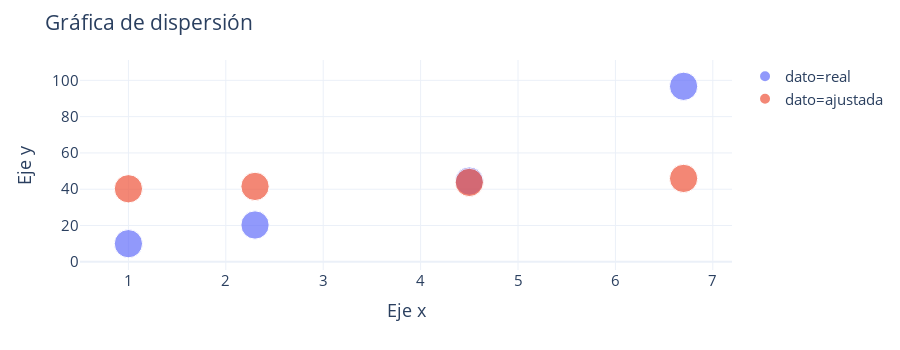

Notebook code for this chart:
### Code cell
fig = px.scatter(df,x = 'x',y = 'y',size = 20*np.ones(df.shape[0]),color = 'dato')
fig.update_layout(template = 'plotly_white',
                  xaxis = {'title':'Eje x'},
                  yaxis = {'title':'Eje y'},
                  title = 'Gráfica de dispersión',
                  font = dict(size=15),
                  height = 350
                 )

### Figure 1 — Plotly figure (JSON) as saved in the notebook; plotly's stock layout.template omitted (floating-point values rounded to 4 significant figures)
{"data": [{"hoverlabel": {"namelength": 0}, "hovertemplate": "dato=real<br>x=%{x}<br>y=%{y}<br>size=%{marker.size}", "legendgroup": "dato=real", "marker": {"color": "#636efa", "size": [20, 20, 20, 20], "sizemode": "area", "sizeref": 0.05, "symbol": "circle"}, "mode": "markers", "name": "dato=real", "showlegend": true, "type": "scatter", "x": [1, 2.3, 4.5, 6.7], "xaxis": "x", "y": [10, 20.3, 44.5, 96.7], "yaxis": "y"}, {"hoverlabel": {"namelength": 0}, "hovertemplate": "dato=ajustada<br>x=%{x}<br>y=%{y}<br>size=%{marker.size}", "legendgroup": "dato=ajustada", "marker": {"color": "#EF553B", "size": [20, 20, 20, 20], "sizemode": "area", "sizeref": 0.05, "symbol": "circle"}, "mode": "markers", "name": "dato=ajustada", "showlegend": true, "type": "scatter", "x": [1, 2.3, 4.5, 6.7], "xaxis": "x", "y": [40.25, 41.55, 43.75, 45.95], "yaxis": "y"}], "layout": {"font": {"size": 15}, "height": 350, "legend": {"itemsizing": "constant", "tracegroupgap": 0}, "margin": {"t": 60}, "title": {"text": "Gráfica de dispersión"}, "xaxis": {"anchor": "y", "domain": [0, 1], "title": {"text": "Eje x"}}, "yaxis": {"anchor": "x", "domain": [0, 1], "title": {"text": "Eje y"}}}}
